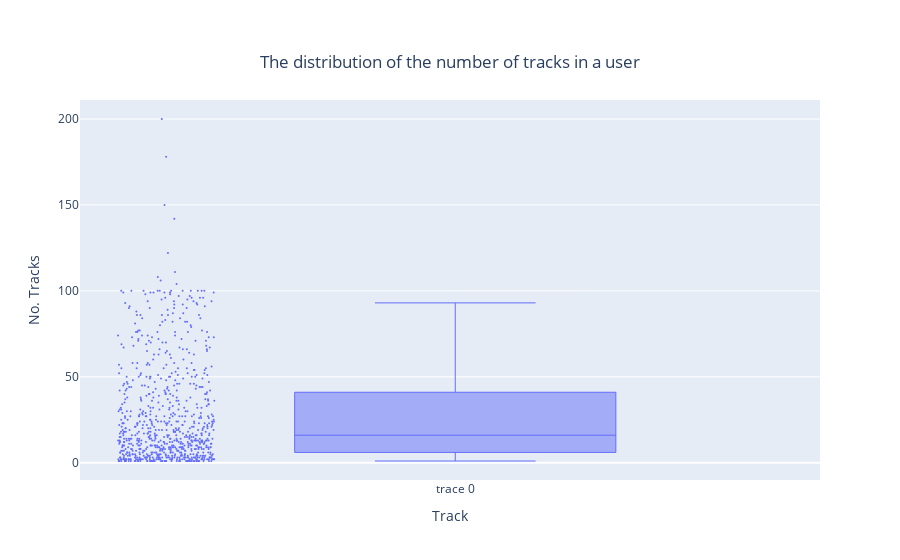

This figure's notebook cell:
### Markdown cell above
# Visualize Box Plot

### Code cell
fig = go.Figure(data=[go.Box(y=df6['value'],
            boxpoints='all', # can also be outliers, or suspectedoutliers, or False
            jitter=0.3, # add some jitter for a better separation between points
            pointpos=-1.8, # relative position of points wrt box
             marker_size=2,
            line_width=1)])
fig.update_layout(
    title={
        'text': "The distribution of the number of tracks in a user",
        'y':0.9,
        'x':0.5,
        'xanchor': 'center',
        'yanchor': 'top'},
    xaxis_title="Track",
    yaxis_title="No. Tracks",)
fig.show()

### Figure 1 — Plotly figure (JSON) as saved in the notebook; plotly's stock layout.template omitted (floating-point values rounded to 4 significant figures; data arrays with more than 128 entries replaced by an {"elided": "..."} marker saying what was removed)
{"data": [{"boxpoints": "all", "jitter": 0.3, "line": {"width": 1}, "marker": {"size": 2}, "pointpos": -1.8, "type": "box", "y": {"elided": "803 int values"}}], "layout": {"title": {"text": "The distribution of the number of tracks in a user", "x": 0.5, "xanchor": "center", "y": 0.9, "yanchor": "top"}, "xaxis": {"title": {"text": "Track"}}, "yaxis": {"title": {"text": "No. Tracks"}}}}
